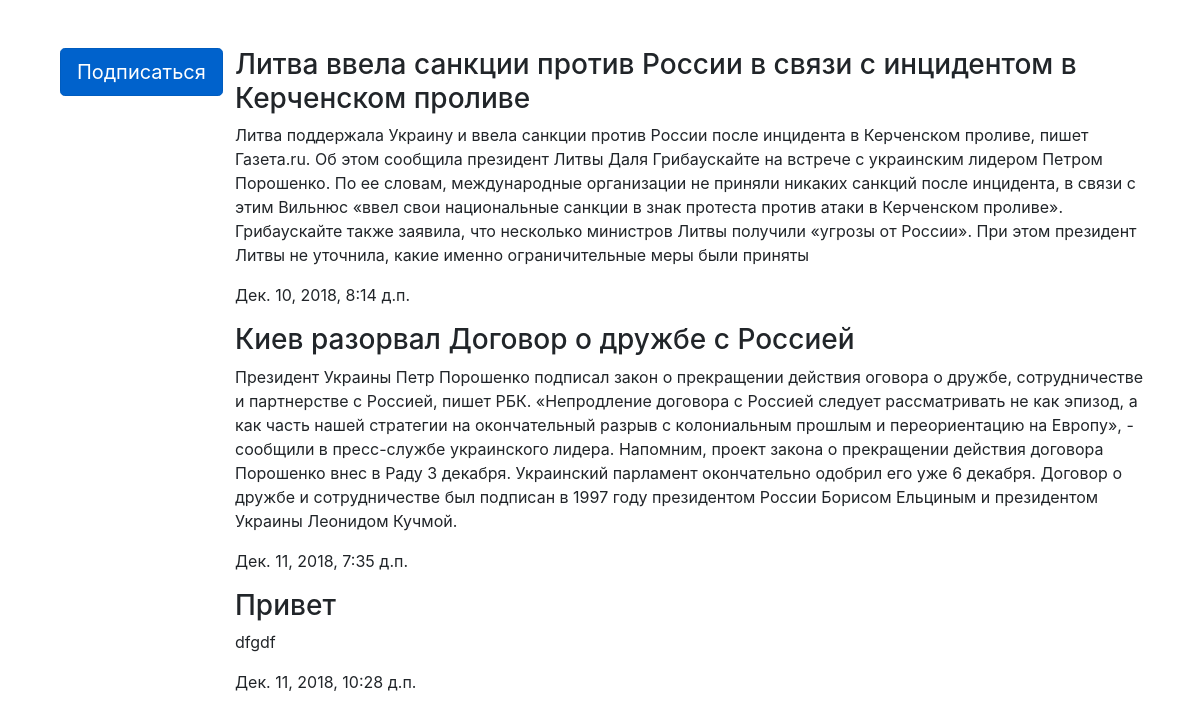
Screenshot of /users/admin/ with the database file from the repository.
### blog/models.py (models this page shows, shortened)
class News(models.Model):
    blog = models.ForeignKey(Blog, verbose_name="Блог", on_delete=models.CASCADE)
    title = models.CharField('Заголовок',max_length=100)
    text=models.TextField("Текст статьи")
    created = models.DateTimeField("Дата создания", auto_now_add=True)
    class Meta:
        verbose_name="Статья"
        verbose_name_plural="Статьи"

### blog/views.py (the view)
# urls.py: path('users/<str:name>/', views.User_Posts.as_view(), name="user_posts"),
class User_Posts(View):
    model = News
    template = 'blog/user_posts.html'
    def get(self, request, name):
        news = News.objects.filter(blog__user__username__exact=name)
        return render(request, "blog/user_posts.html", {"news": news, "name": name})

### blog/templates/blog/user_posts.html (shortened to what this page needs)
{% extends 'base.html' %}
{%  block content %}
<div class="row mt-5">
    <div class="col-md-2">
      <div class="col-md-12">
        <a href="{% url 'signed_user'  name %}" class="btn btn-primary btn-lg active" role="button" aria-pressed="true">Подписаться</a>
    </div>
    </div>
    <div class="col-md-10">
        {% for new in news %}
            <h3>{{ new.title }}</h3>
            <p>{{ new.text | safe }}</p>
           <p> {{ new.created }}</p>
        {%  endfor %}
    </div>
</div>
{% endblock content %}

### rows the page displays
News: title "Литва ввела санкции против России в связи с инцидентом в Керченском проливе", text "Литва поддержала Украину и ввела санкции против России после инцидента в Керченском проливе, пишет Газета.ru. Об этом сообщила президент Литвы Даля Грибаускайте на встрече с украинским лидером Петром Порошенко. По ее словам, международные организации не приняли никаких санкций после инцидента, в связи с этим Вильнюс «ввел свои национальные санкции в знак протеста против атаки в Керченском проливе». Грибаускайте также заявила, что несколько министров Литвы получили «угрозы от России». При этом президент Литвы не уточнила, какие именно ограничительные меры были приняты", created "Дек. 10, 2018, 8:14 д.п."
News: title "Киев разорвал Договор о дружбе с Россией", text "Президент Украины Петр Порошенко подписал закон о прекращении действия оговора о дружбе, сотрудничестве и партнерстве с Россией, пишет РБК. «Непродление договора с Россией следует рассматривать не как эпизод, а как часть нашей стратегии на окончательный разрыв с колониальным прошлым и переориентацию на Европу», - сообщили в пресс-службе украинского лидера. Напомним, проект закона о прекращении действия договора Порошенко внес в Раду 3 декабря. Украинский парламент окончательно одобрил его уже 6 декабря. Договор о дружбе и сотрудничестве был подписан в 1997 году президентом России Борисом Ельциным и президентом Украины Леонидом Кучмой.", created "Дек. 11, 2018, 7:35 д.п."
News: title "Привет", text "dfgdf", created "Дек. 11, 2018, 10:28 д.п."
